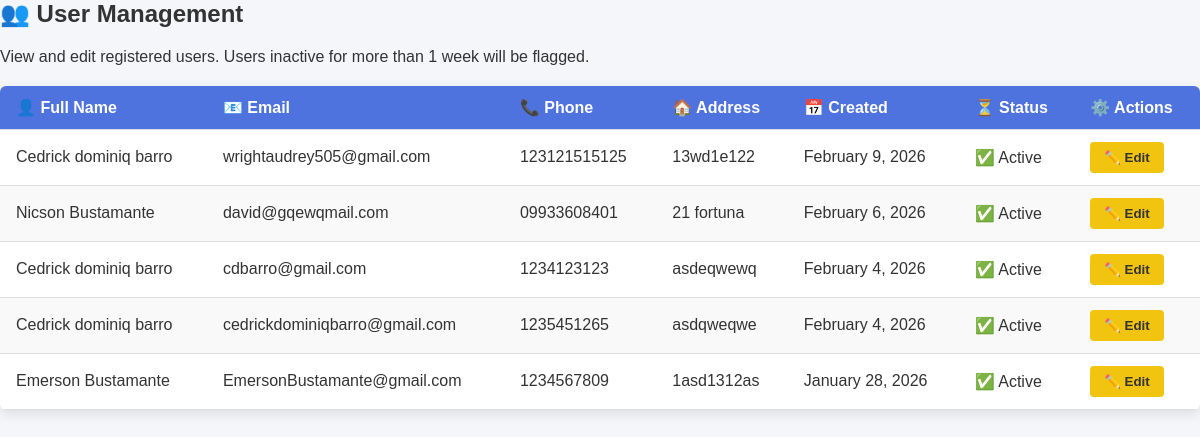
The app's page /admin-users.php (signed in) with its own data.
### tables this page shows
CREATE TABLE `users` (
  `id` int(11) NOT NULL,
  `fullname` varchar(100) NOT NULL,
  `email` varchar(100) NOT NULL,
  `phone` varchar(20) DEFAULT NULL,
  `address` varchar(255) DEFAULT NULL,
  `password` varchar(255) NOT NULL,
  `created_at` timestamp NOT NULL DEFAULT current_timestamp(),
  `reset_token` varchar(64) DEFAULT NULL,
  `reset_expires` datetime DEFAULT NULL,
  `last_active` datetime DEFAULT current_timestamp()
);

### admin-users.php (the view, shortened to what this page needs)
<?php
include 'db.php';
?>
<link rel="stylesheet" href="admin-dashboard.css">
<h2>👥 User Management</h2>
<p>View and edit registered users. Users inactive for more than 1 week will be flagged.</p>
<div class="user-table-wrapper">
  <table id="users-table">
    <thead>
      <tr>
        <th>👤 Full Name</th>
        <th>📧 Email</th>
        <th>📞 Phone</th>
        <th>🏠 Address</th>
        <th>📅 Created</th>
        <th>⏳ Status</th>
        <th>⚙️ Actions</th>
      </tr>
    </thead>
    <tbody>
      <?php
      $result = $conn->query("SELECT id, fullname, email, phone, address, created_at, last_active FROM users ORDER BY created_at DESC");
      if ($result && $result->num_rows > 0) {
        while ($row = $result->fetch_assoc()) {
          $createdDate = date("F j, Y", strtotime($row['created_at']));
          $lastActive = isset($row['last_active']) ? strtotime($row['last_active']) : strtotime($row['created_at']);
          $inactiveDays = (time() - $lastActive) / (60 * 60 * 24);
          $status = $inactiveDays > 7 ? "⚠️ Inactive > 1 week" : "✅ Active";
          echo "<tr>
                  <td>" . htmlspecialchars($row['fullname']) . "</td>
                  <td>" . htmlspecialchars($row['email']) . "</td>
                  <td>" . htmlspecialchars($row['phone']) . "</td>
                  <td>" . htmlspecialchars($row['address']) . "</td>
                  <td>" . $createdDate . "</td>
                  <td>" . $status . "</td>
                  <td>
                    <button class='btn btn-warning edit-btn'
                            data-id='" . $row['id'] . "'
                            data-name='" . htmlspecialchars($row['fullname']) . "'
                            data-email='" . htmlspecialchars($row['email']) . "'
                            data-phone='" . htmlspecialchars($row['phone']) . "'
                            data-address='" . htmlspecialchars($row['address']) . "'>✏️ Edit</button>
                  </td>
                </tr>";
        }
      } else {
        echo "<tr><td colspan='7' style='text-align:center;'>🚫 No users found</td></tr>";
      }
      ?>
    </tbody>
  </table>
</div>

### admin-dashboard.css (style rules this page uses)
#users-table { width: 100%; border-collapse: collapse; margin-top: 15px; background: #fff; box-shadow: 0 4px 12px rgba(0,0,0,0.1); border-radius: 6px; overflow: hidden; }
#users-table th, #users-table td { padding: 12px 16px; text-align: left; }
#users-table th { background: #4e73df; color: #fff; font-weight: bold; }
#users-table tr:nth-child(even) { background: #f9f9f9; }
.edit-btn { background: #f1c40f; color: #fff; border: none; padding: 6px 12px; border-radius: 4px; cursor: pointer; font-weight: bold; }
.btn { padding: 8px 14px; border: none; border-radius: 4px; cursor: pointer; font-weight: bold; color: #fff; transition: background 0.3s ease; }
.btn-warning { background: #f1c40f; color: #333; }
.edit-btn { background: #f1c40f; color: #333; }
.user-table-wrapper { margin-top: 20px; }
.user-table-wrapper table { width: 100%; border-collapse: collapse; }
.user-table-wrapper th, .user-table-wrapper td { padding: 10px; border-bottom: 1px solid #ddd; }

### records on screen
users: fullname "Cedrick dominiq barro", email "wrightaudrey505@gmail.com", phone "123121515125", address "13wd1e122", created_at "February 9, 2026"
users: fullname "Nicson Bustamante", email "david@gqewqmail.com", phone "09933608401", address "21 fortuna", created_at "February 6, 2026"
users: fullname "Cedrick dominiq barro", email "cdbarro@gmail.com", phone "1234123123", address "asdeqwewq", created_at "February 4, 2026"
users: fullname "Cedrick dominiq barro", email "cedrickdominiqbarro@gmail.com", phone "1235451265", address "asdqweqwe", created_at "February 4, 2026"
users: fullname "Emerson Bustamante", email "EmersonBustamante@gmail.com", phone "1234567809", address "1asd1312as", created_at "January 28, 2026"
